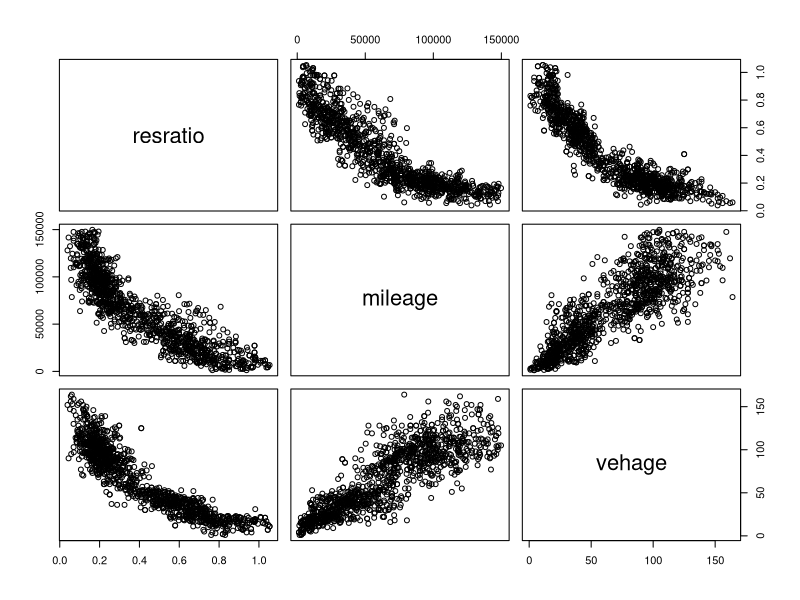
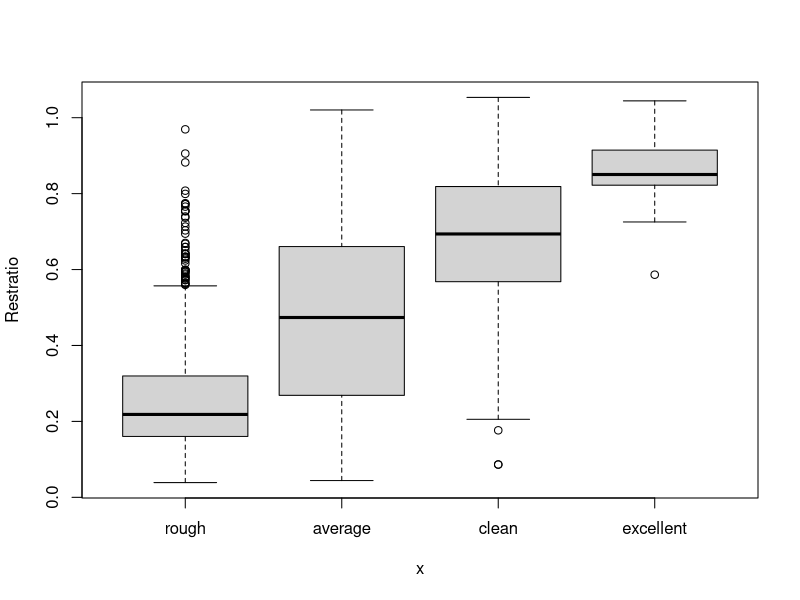
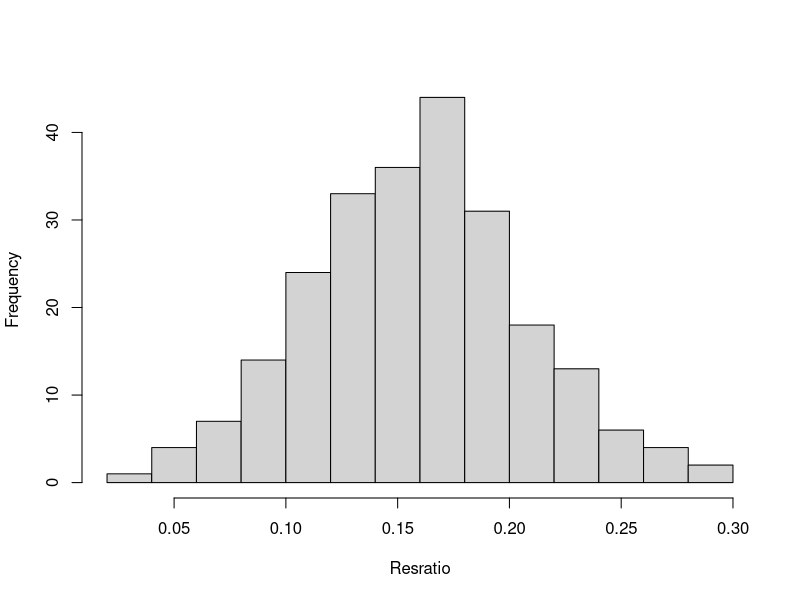
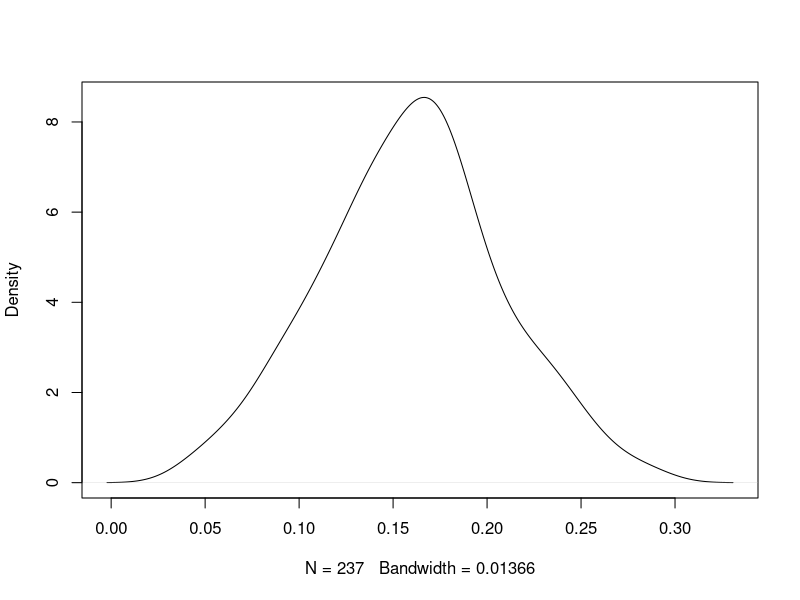

Here is the R script that generated these plots, in order:
## ---- chunk 1
knitr::opts_chunk$set(echo = TRUE)
setwd("~/Desktop/STATS414")
## ---- chunk 2
gas = read.csv("vwjetta_gas.csv") # read in data

# recode missing values
gas$mileage[gas$mileage==999999] <- NA
gas$vehage[gas$vehage==999] <- NA
gas$mpg[gas$mpg==99] <- NA

# declare categorical variable
gas$congrade = factor(gas$congrade)
levels(gas$congrade) <- c("rough", "average", "clean", "excellent")
## ---- chunk 3
summary(gas)
## ---- chunk 4
summary(gas$congrade)
## ---- chunk 5
pairs(gas[, c("resratio", "mileage", "vehage")])
## ---- chunk 6
plot(gas$congrade, gas$resratio, ylab = "Restratio", main = "")
tapply(gas$resratio, gas$congrade, mean, na.rm = T)
## ---- chunk 7
hist(gas$resratio[gas$mileage>100000], xlab = "Resratio", main = "")
plot(density(gas$resratio[gas$mileage>100000], na.rm = T), main = "")
mean(gas$resratio[gas$mileage>100000], na.rm = T)
sd(gas$resratio[gas$mileage>100000], na.rm = T)
## ---- chunk 8
gas$mile15 = gas$mileage/15000
gas_avg = gas[gas$congrade=="average", c("resratio", "mile15", "vehage")]

# mean values for three variables
colMeans(gas_avg, na.rm = T)

# standard deviations for three variables
apply(gas_avg, 2, sd, na.rm = T)
